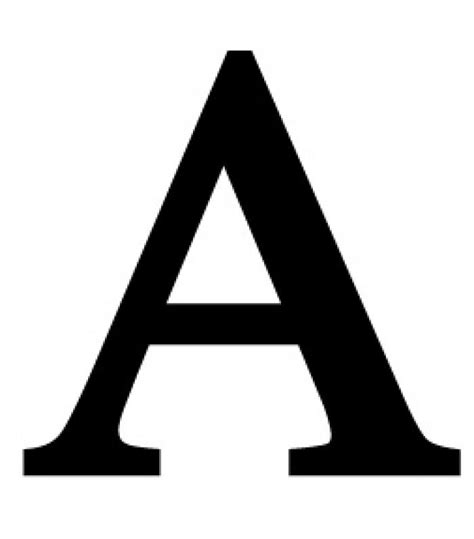
//> input picture img/1.jpg, 474 x 539 px
$ ./Test   (built with g++ and OpenCV 4)
//> lines starting //> are read from the running program, lines starting //| are printed output that depends on the picture; after the words box and inside, x2 and y2 are one past the last pixel; in counts of white or black regions, pixels touching at a corner belong together
#include <iostream>
#include <opencv2/opencv.hpp>
#include <fstream>
using namespace std;
using namespace cv;

int main()
{
 Mat src = imread("../img/1.jpg", 0);
//> src is the input picture: 539 rows x 474 cols, CV_8UC1; min 0, max 255, mean 195.7
 //imshow("src", src);

 Mat dst;
 threshold(src, dst, 100, 255, CV_THRESH_BINARY_INV); //二值化
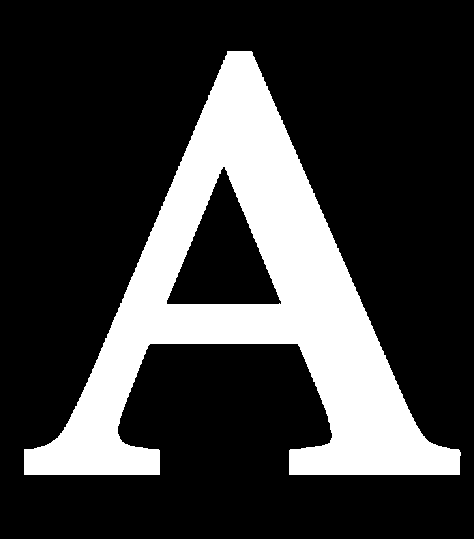
//> dst: 539 rows x 474 cols, CV_8UC1; 23% white; 1 white region, box (x1, y1, x2, y2) and area: (24, 51, 461, 475) 58653
 //imshow("dst", dst);

 int nRows = dst.rows;
//> nRows = 539
 int nCols = dst.cols;
//> nCols = 474

 ofstream fout("data.txt");

 int i = 0;
 double pointImg[][2] ={};
 //按列扫描，求像素和，由于是二值后的图片，没有线条时，该列的像素和为0；扫描到线条时像素大于0
 for(int w = 0; w < nCols; w++)
 {
	int sum = 0;

	for(int h = 0; h < nRows; h++)
	{
		uchar *pRow = dst.ptr<uchar>(h, w); //该列中每个像素的地址
		sum += (int)(*pRow);

		if(sum > 0) //到达了线条的上侧，像素和大于0
		{
			double X = double(w)/1000;
			double Y = double(h)/1000;

			cout << "找到了线条点"<< i;  //从上往下找，由于线条很细，目前只判断上边界。
			cout << ",坐标如下： X = " << X << ", Y = " << Y << endl;
			fout << "坐标如下： X = " << X << ", Y = " << Y << endl; //控制台会丢失数据，存到文本不会丢失

			// pointImg[i][0] = X;
			// pointImg[i][1] = Y;

			sum = 0;
			i++;
			break;
		}
	}
 }
//> this loop made 474 passes
//> i on passes 1 to 3: 0, 0, 0
//> after the loop, i = 437

 waitKey();
 cout << endl;
 system("pause");
 return 0;
}

$ run again, with img/2.jpg copied over img/1.jpg
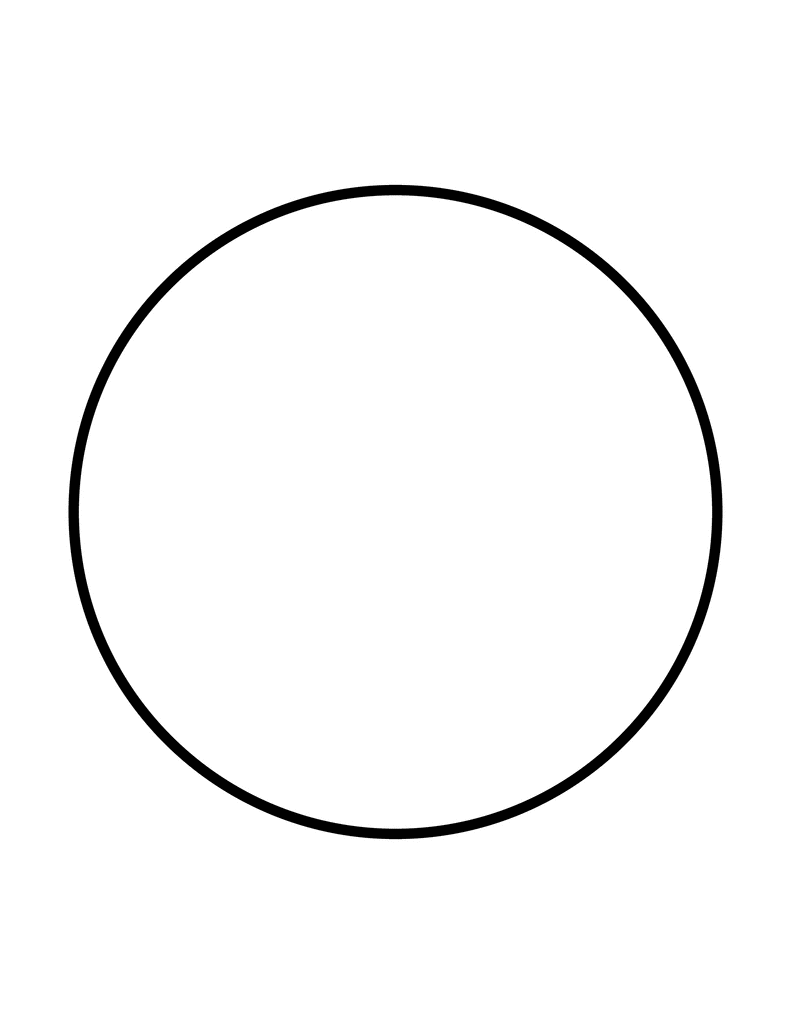
//> input picture img/2.jpg, 791 x 1024 px
//> src is the input picture: 1024 rows x 791 cols, CV_8UC1; min 1, max 255, mean 248.4
//> `threshold(src, dst, 100, 255, CV_THRESH_BINARY_INV);`:
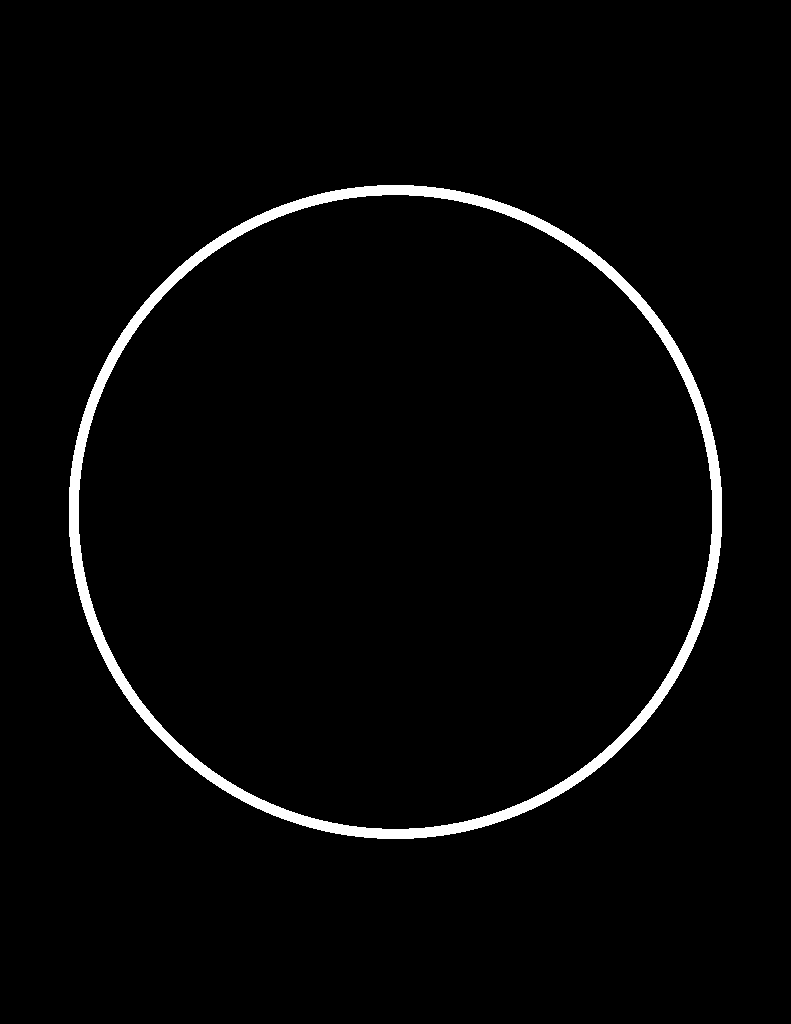
//> dst: 1024 rows x 791 cols, CV_8UC1; 2.6% white; 1 white region, box (x1, y1, x2, y2) and area: (69, 185, 722, 839) 20657
//> after the loop `for(int w = 0; w < nCols; w++)`: i = 653

$ run again, with img/4.jpg copied over img/1.jpg
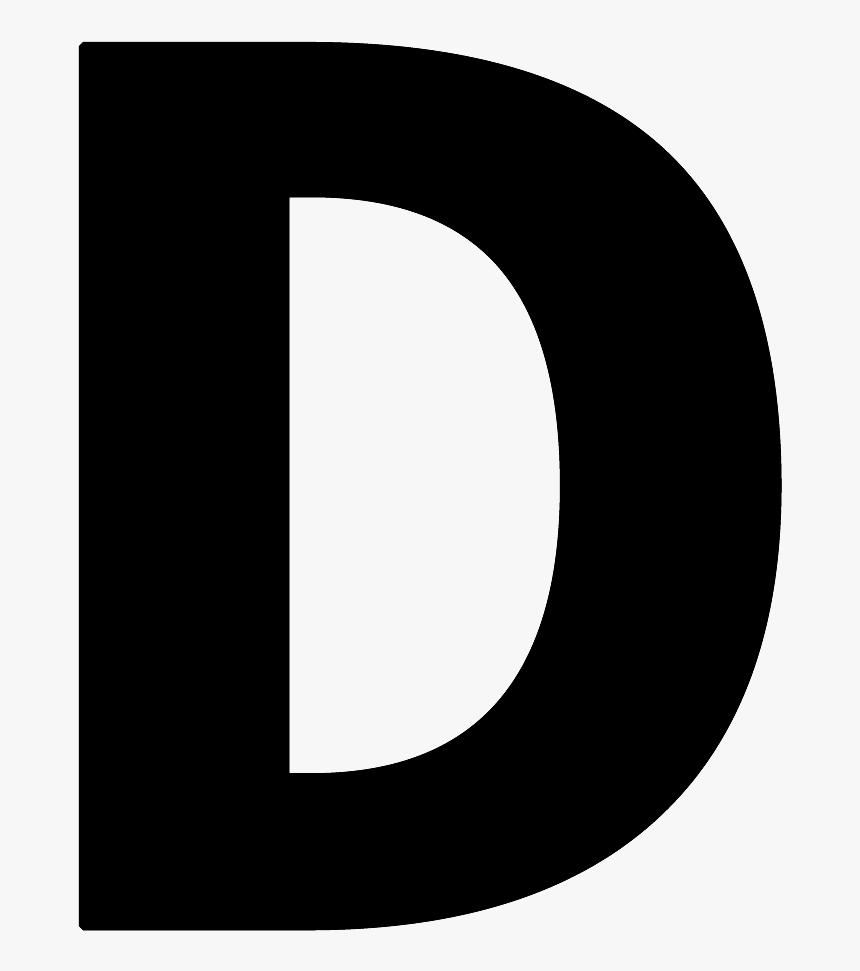
//> input picture img/4.jpg, 860 x 971 px
//> src is the input picture: 971 rows x 860 cols, CV_8UC1; min 0, max 247, mean 122.2
//> `threshold(src, dst, 100, 255, CV_THRESH_BINARY_INV);`:
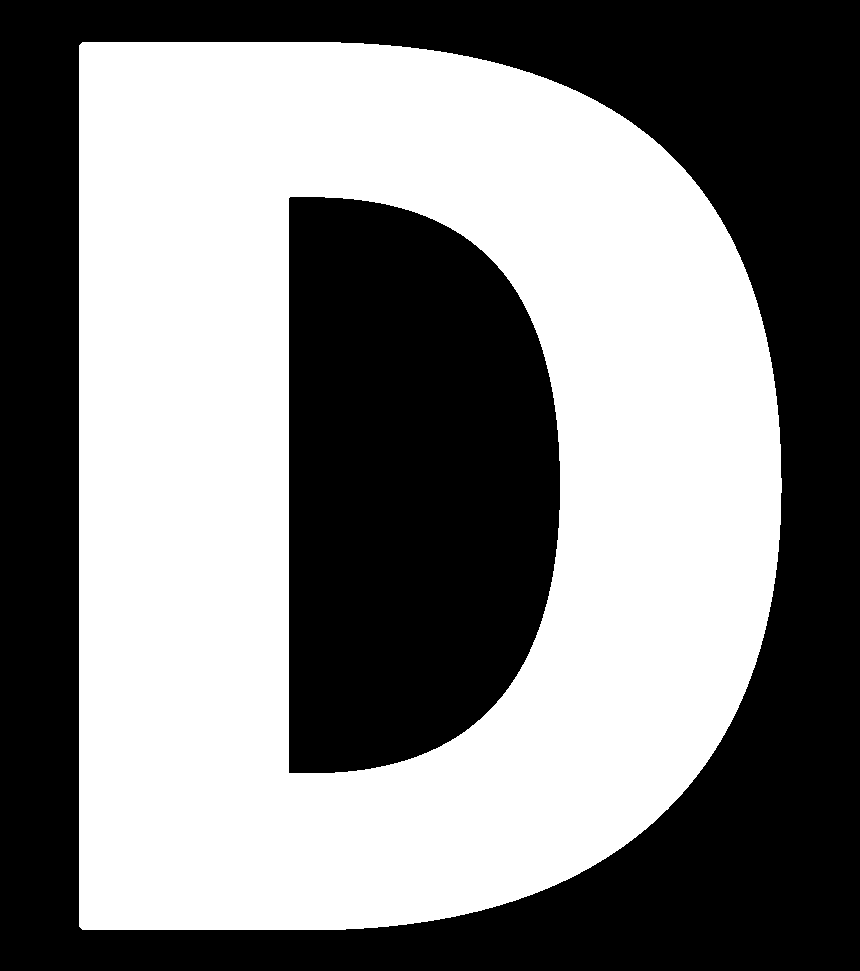
//> dst: 971 rows x 860 cols, CV_8UC1; 50.5% white; 2 black regions, box (x1, y1, x2, y2) and area: (0, 0, 860, 971) 281260, (289, 197, 560, 773) 132509
//> after the loop `for(int w = 0; w < nCols; w++)`: i = 703

$ run again, with img/6.jpg copied over img/1.jpg
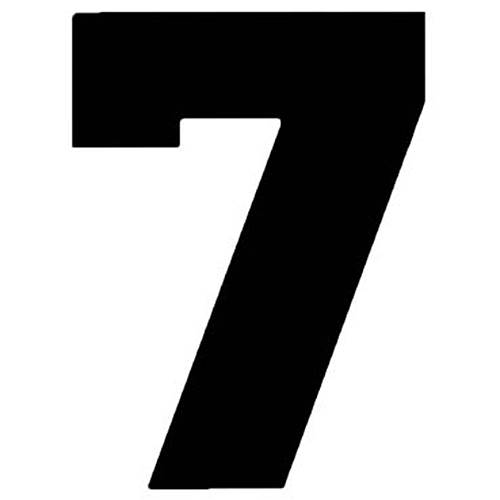
//> input picture img/6.jpg, 500 x 500 px
//> src is the input picture: 500 rows x 500 cols, CV_8UC1; min 0, max 255, mean 162.4
//> `threshold(src, dst, 100, 255, CV_THRESH_BINARY_INV);`:
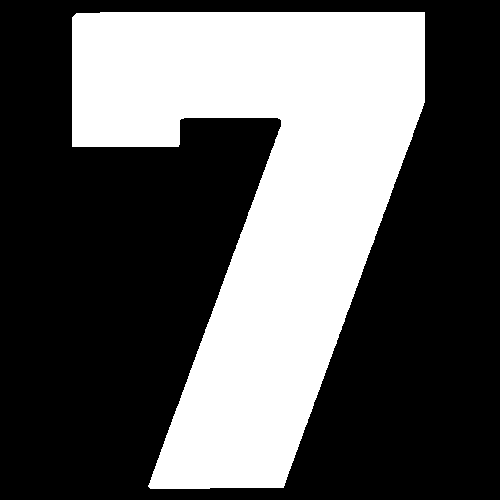
//> dst: 500 rows x 500 cols, CV_8UC1; 36.3% white; 1 white region, box (x1, y1, x2, y2) and area: (72, 12, 425, 489) 90793
//> after the loop `for(int w = 0; w < nCols; w++)`: i = 353
